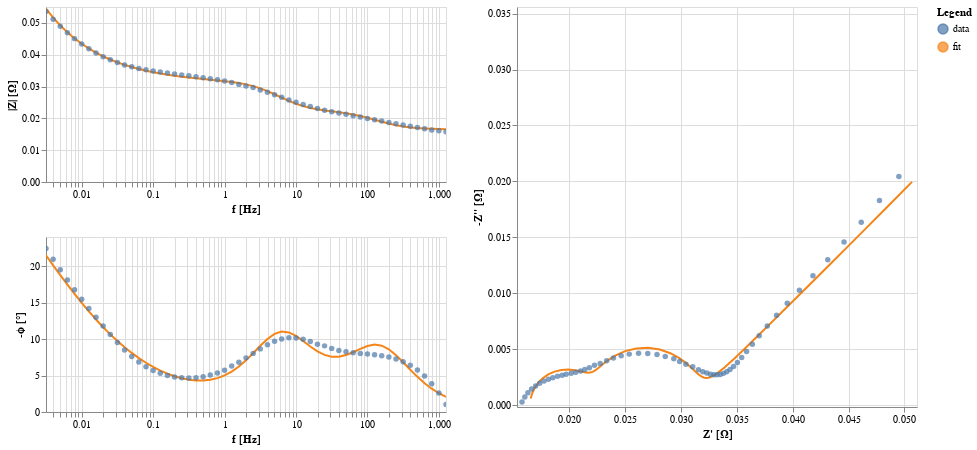

Here is the notebook cell this chart was saved with:
### Code cell
circuit.plot(f_data=frequencies, Z_data=Z)

### Figure 1 — Vega-Lite specification as saved in the notebook (floating-point values rounded to 4 significant figures)
{"config": {"view": {"continuousWidth": 300, "continuousHeight": 300}, "background": "#FFFFFF"}, "hconcat": [{"vconcat": [{"layer": [{"data": {"name": "data-fc6953c2607326de90e87ea864c15333"}, "mark": {"type": "line"}, "encoding": {"color": {"field": "kind", "type": "nominal"}, "x": {"axis": {"title": "f [Hz]"}, "field": "f", "scale": {"nice": false, "type": "log"}, "type": "quantitative"}, "y": {"axis": {"title": "|Z| [Ω]"}, "field": "mag", "type": "quantitative"}}, "transform": [{"calculate": "sqrt(pow(datum.z_real,2) + pow(datum.z_imag,2))", "as": "mag"}, {"calculate": "-(180/PI)*atan(datum.z_imag/datum.z_real)", "as": "neg_phase"}]}, {"data": {"name": "data-fd6f011a3bca28d19d77b78352caffcc"}, "mark": {"type": "circle"}, "encoding": {"color": {"field": "kind", "type": "nominal"}, "size": {"condition": {"param": "param_4", "value": 80, "empty": false}, "value": 30}, "x": {"axis": {"title": "f [Hz]"}, "field": "f", "scale": {"nice": false, "type": "log"}, "type": "quantitative"}, "y": {"axis": {"title": "|Z| [Ω]"}, "field": "mag", "type": "quantitative"}}, "name": "view_4", "transform": [{"calculate": "sqrt(pow(datum.z_real,2) + pow(datum.z_imag,2))", "as": "mag"}, {"calculate": "-(180/PI)*atan(datum.z_imag/datum.z_real)", "as": "neg_phase"}]}], "height": 175.0, "width": 400}, {"layer": [{"data": {"name": "data-fc6953c2607326de90e87ea864c15333"}, "mark": {"type": "line"}, "encoding": {"color": {"field": "kind", "type": "nominal"}, "x": {"axis": {"title": "f [Hz]"}, "field": "f", "scale": {"nice": false, "type": "log"}, "type": "quantitative"}, "y": {"axis": {"title": "-ϕ [°]"}, "field": "neg_phase", "type": "quantitative"}}, "transform": [{"calculate": "sqrt(pow(datum.z_real,2) + pow(datum.z_imag,2))", "as": "mag"}, {"calculate": "-(180/PI)*atan(datum.z_imag/datum.z_real)", "as": "neg_phase"}]}, {"data": {"name": "data-fd6f011a3bca28d19d77b78352caffcc"}, "mark": {"type": "circle"}, "encoding": {"color": {"field": "kind", "type": "nominal"}, "size": {"condition": {"param": "param_4", "value": 80, "empty": false}, "value": 30}, "x": {"axis": {"title": "f [Hz]"}, "field": "f", "scale": {"nice": false, "type": "log"}, "type": "quantitative"}, "y": {"axis": {"title": "-ϕ [°]"}, "field": "neg_phase", "type": "quantitative"}}, "name": "view_5", "transform": [{"calculate": "sqrt(pow(datum.z_real,2) + pow(datum.z_imag,2))", "as": "mag"}, {"calculate": "-(180/PI)*atan(datum.z_imag/datum.z_real)", "as": "neg_phase"}]}], "height": 175.0, "width": 400}]}, {"layer": [{"data": {"name": "data-fc6953c2607326de90e87ea864c15333"}, "mark": {"type": "line"}, "encoding": {"color": {"field": "kind", "type": "nominal"}, "x": {"axis": {"title": "Z' [Ω]"}, "field": "z_real", "scale": {"domain": [0.01581, 0.05067], "nice": false, "padding": 5}, "type": "quantitative"}, "y": {"axis": {"title": "-Z'' [Ω]"}, "field": "neg_z_imag", "scale": {"domain": [0.0002828, 0.03515], "nice": false, "padding": 5}, "type": "quantitative"}}, "transform": [{"calculate": "-datum.z_imag", "as": "neg_z_imag"}]}, {"data": {"name": "data-fd6f011a3bca28d19d77b78352caffcc"}, "mark": {"type": "circle"}, "encoding": {"color": {"field": "kind", "legend": {"title": "Legend"}, "type": "nominal"}, "size": {"condition": {"param": "param_4", "value": 80, "empty": false}, "value": 30}, "x": {"axis": {"title": "Z' [Ω]"}, "field": "z_real", "scale": {"domain": [0.01581, 0.05067], "nice": false, "padding": 5}, "type": "quantitative"}, "y": {"axis": {"title": "-Z'' [Ω]"}, "field": "neg_z_imag", "scale": {"domain": [0.0002828, 0.03515], "nice": false, "padding": 5}, "type": "quantitative"}}, "name": "view_6", "transform": [{"calculate": "-datum.z_imag", "as": "neg_z_imag"}]}], "height": 400, "width": 400}], "params": [{"name": "param_4", "select": {"type": "point", "fields": ["f"], "nearest": true, "on": "mouseover"}, "views": ["view_4", "view_5", "view_6"]}, {"name": "param_6", "select": {"type": "interval", "encodings": ["x", "y"]}, "bind": "scales", "views": ["view_4", "view_5"]}, {"name": "param_5", "select": {"type": "interval", "encodings": ["x", "y"]}, "bind": "scales", "views": ["view_6"]}], "$schema": "https://vega.github.io/schema/vega-lite/v5.8.0.json", "datasets": {"data-fc6953c2607326de90e87ea864c15333": [{"f": 0.003162, "z_real": 0.05067, "z_imag": -0.01996, "kind": "fit", "fmt": "-"}, {"f": 0.003981, "z_real": 0.0485, "z_imag": -0.01777, "kind": "fit", "fmt": "-"}, {"f": 0.005012, "z_real": 0.04658, "z_imag": -0.01583, "kind": "fit", "fmt": "-"}, {"f": 0.00631, "z_real": 0.04486, "z_imag": -0.01411, "kind": "fit", "fmt": "-"}, {"f": 0.007943, "z_real": 0.04333, "z_imag": -0.01258, "kind": "fit", "fmt": "-"}, {"f": 0.01, "z_real": 0.04196, "z_imag": -0.01122, "kind": "fit", "fmt": "-"}, {"f": 0.01259, "z_real": 0.04074, "z_imag": -0.01, "kind": "fit", "fmt": "-"}, {"f": 0.01585, "z_real": 0.03966, "z_imag": -0.008924, "kind": "fit", "fmt": "-"}, {"f": 0.01995, "z_real": 0.03869, "z_imag": -0.007964, "kind": "fit", "fmt": "-"}, {"f": 0.02512, "z_real": 0.03783, "z_imag": -0.007111, "kind": "fit", "fmt": "-"}, {"f": 0.03162, "z_real": 0.03706, "z_imag": -0.006354, "kind": "fit", "fmt": "-"}, {"f": 0.03981, "z_real": 0.03637, "z_imag": -0.005683, "kind": "fit", "fmt": "-"}, {"f": 0.05012, "z_real": 0.03576, "z_imag": -0.005091, "kind": "fit", "fmt": "-"}, {"f": 0.0631, "z_real": 0.03522, "z_imag": -0.004569, "kind": "fit", "fmt": "-"}, {"f": 0.07943, "z_real": 0.03473, "z_imag": -0.004113, "kind": "fit", "fmt": "-"}, {"f": 0.1, "z_real": 0.0343, "z_imag": -0.003716, "kind": "fit", "fmt": "-"}, {"f": 0.1259, "z_real": 0.03391, "z_imag": -0.003375, "kind": "fit", "fmt": "-"}, {"f": 0.1585, "z_real": 0.03356, "z_imag": -0.003087, "kind": "fit", "fmt": "-"}, {"f": 0.1995, "z_real": 0.03325, "z_imag": -0.002852, "kind": "fit", "fmt": "-"}, {"f": 0.2512, "z_real": 0.03297, "z_imag": -0.002667, "kind": "fit", "fmt": "-"}, {"f": 0.3162, "z_real": 0.03271, "z_imag": -0.002534, "kind": "fit", "fmt": "-"}, {"f": 0.3981, "z_real": 0.03248, "z_imag": -0.002455, "kind": "fit", "fmt": "-"}, {"f": 0.5012, "z_real": 0.03226, "z_imag": -0.002434, "kind": "fit", "fmt": "-"}, {"f": 0.631, "z_real": 0.03204, "z_imag": -0.002476, "kind": "fit", "fmt": "-"}, {"f": 0.7943, "z_real": 0.03181, "z_imag": -0.002586, "kind": "fit", "fmt": "-"}, {"f": 1.0, "z_real": 0.03157, "z_imag": -0.002771, "kind": "fit", "fmt": "-"}, {"f": 1.259, "z_real": 0.03128, "z_imag": -0.003035, "kind": "fit", "fmt": "-"}, {"f": 1.585, "z_real": 0.03092, "z_imag": -0.003377, "kind": "fit", "fmt": "-"}, {"f": 1.995, "z_real": 0.03045, "z_imag": -0.003784, "kind": "fit", "fmt": "-"}, {"f": 2.512, "z_real": 0.02984, "z_imag": -0.004225, "kind": "fit", "fmt": "-"}, {"f": 3.162, "z_real": 0.02907, "z_imag": -0.004644, "kind": "fit", "fmt": "-"}, {"f": 3.981, "z_real": 0.02814, "z_imag": -0.004968, "kind": "fit", "fmt": "-"}, {"f": 5.012, "z_real": 0.02709, "z_imag": -0.005124, "kind": "fit", "fmt": "-"}, {"f": 6.31, "z_real": 0.02602, "z_imag": -0.005072, "kind": "fit", "fmt": "-"}, {"f": 7.943, "z_real": 0.02503, "z_imag": -0.004828, "kind": "fit", "fmt": "-"}, {"f": 10.0, "z_real": 0.02419, "z_imag": -0.004455, "kind": "fit", "fmt": "-"}, {"f": 12.59, "z_real": 0.02352, "z_imag": -0.004033, "kind": "fit", "fmt": "-"}, {"f": 15.85, "z_real": 0.023, "z_imag": -0.003633, "kind": "fit", "fmt": "-"}, {"f": 19.95, "z_real": 0.02261, "z_imag": -0.003303, "kind": "fit", "fmt": "-"}, {"f": 25.12, "z_real": 0.02229, "z_imag": -0.003067, "kind": "fit", "fmt": "-"}, {"f": 31.62, "z_real": 0.02201, "z_imag": -0.002933, "kind": "fit", "fmt": "-"}, {"f": 39.81, "z_real": 0.02173, "z_imag": -0.002894, "kind": "fit", "fmt": "-"}, {"f": 50.12, "z_real": 0.0214, "z_imag": -0.002935, "kind": "fit", "fmt": "-"}, {"f": 63.1, "z_real": 0.02101, "z_imag": -0.003027, "kind": "fit", "fmt": "-"}, {"f": 79.43, "z_real": 0.02052, "z_imag": -0.003126, "kind": "fit", "fmt": "-"}, {"f": 100.0, "z_real": 0.01996, "z_imag": -0.003181, "kind": "fit", "fmt": "-"}, {"f": 125.9, "z_real": 0.01934, "z_imag": -0.003147, "kind": "fit", "fmt": "-"}, {"f": 158.5, "z_real": 0.01872, "z_imag": -0.002998, "kind": "fit", "fmt": "-"}, {"f": 199.5, "z_real": 0.01815, "z_imag": -0.002745, "kind": "fit", "fmt": "-"}, {"f": 251.2, "z_real": 0.01769, "z_imag": -0.002422, "kind": "fit", "fmt": "-"}, {"f": 316.2, "z_real": 0.01733, "z_imag": -0.002073, "kind": "fit", "fmt": "-"}, {"f": 398.1, "z_real": 0.01707, "z_imag": -0.001732, "kind": "fit", "fmt": "-"}, {"f": 501.2, "z_real": 0.01688, "z_imag": -0.001424, "kind": "fit", "fmt": "-"}, {"f": 631.0, "z_real": 0.01676, "z_imag": -0.001156, "kind": "fit", "fmt": "-"}, {"f": 794.3, "z_real": 0.01668, "z_imag": -0.0009319, "kind": "fit", "fmt": "-"}, {"f": 1000.0, "z_real": 0.01663, "z_imag": -0.0007471, "kind": "fit", "fmt": "-"}, {"f": 1259.0, "z_real": 0.0166, "z_imag": -0.000597, "kind": "fit", "fmt": "-"}], "data-fd6f011a3bca28d19d77b78352caffcc": [{"f": 0.003162, "z_real": 0.0495, "z_imag": -0.02044, "kind": "data", "fmt": "o"}, {"f": 0.003981, "z_real": 0.04777, "z_imag": -0.01829, "kind": "data", "fmt": "o"}, {"f": 0.005012, "z_real": 0.04614, "z_imag": -0.01634, "kind": "data", "fmt": "o"}, {"f": 0.00631, "z_real": 0.0446, "z_imag": -0.01459, "kind": "data", "fmt": "o"}, {"f": 0.007943, "z_real": 0.04314, "z_imag": -0.013, "kind": "data", "fmt": "o"}, {"f": 0.01, "z_real": 0.04182, "z_imag": -0.01157, "kind": "data", "fmt": "o"}, {"f": 0.01259, "z_real": 0.04061, "z_imag": -0.01028, "kind": "data", "fmt": "o"}, {"f": 0.01585, "z_real": 0.03952, "z_imag": -0.009113, "kind": "data", "fmt": "o"}, {"f": 0.01995, "z_real": 0.03857, "z_imag": -0.008045, "kind": "data", "fmt": "o"}, {"f": 0.02512, "z_real": 0.03773, "z_imag": -0.007076, "kind": "data", "fmt": "o"}, {"f": 0.03162, "z_real": 0.03701, "z_imag": -0.00621, "kind": "data", "fmt": "o"}, {"f": 0.03981, "z_real": 0.0364, "z_imag": -0.005451, "kind": "data", "fmt": "o"}, {"f": 0.05012, "z_real": 0.03588, "z_imag": -0.004805, "kind": "data", "fmt": "o"}, {"f": 0.0631, "z_real": 0.03545, "z_imag": -0.004263, "kind": "data", "fmt": "o"}, {"f": 0.07943, "z_real": 0.03507, "z_imag": -0.003817, "kind": "data", "fmt": "o"}, {"f": 0.1, "z_real": 0.03472, "z_imag": -0.003465, "kind": "data", "fmt": "o"}, {"f": 0.1259, "z_real": 0.0344, "z_imag": -0.003194, "kind": "data", "fmt": "o"}, {"f": 0.1585, "z_real": 0.03411, "z_imag": -0.002984, "kind": "data", "fmt": "o"}, {"f": 0.1995, "z_real": 0.03382, "z_imag": -0.002842, "kind": "data", "fmt": "o"}, {"f": 0.2512, "z_real": 0.03354, "z_imag": -0.002751, "kind": "data", "fmt": "o"}, {"f": 0.3162, "z_real": 0.03325, "z_imag": -0.002709, "kind": "data", "fmt": "o"}, {"f": 0.3981, "z_real": 0.03296, "z_imag": -0.002716, "kind": "data", "fmt": "o"}, {"f": 0.5012, "z_real": 0.03266, "z_imag": -0.002769, "kind": "data", "fmt": "o"}, {"f": 0.631, "z_real": 0.03233, "z_imag": -0.002869, "kind": "data", "fmt": "o"}, {"f": 0.7943, "z_real": 0.03197, "z_imag": -0.002995, "kind": "data", "fmt": "o"}, {"f": 1.0, "z_real": 0.03158, "z_imag": -0.003163, "kind": "data", "fmt": "o"}, {"f": 1.259, "z_real": 0.03107, "z_imag": -0.003435, "kind": "data", "fmt": "o"}, {"f": 1.585, "z_real": 0.03046, "z_imag": -0.003653, "kind": "data", "fmt": "o"}, {"f": 1.995, "z_real": 0.0299, "z_imag": -0.003896, "kind": "data", "fmt": "o"}, {"f": 2.512, "z_real": 0.02938, "z_imag": -0.00415, "kind": "data", "fmt": "o"}, {"f": 3.162, "z_real": 0.02861, "z_imag": -0.004356, "kind": "data", "fmt": "o"}, {"f": 3.981, "z_real": 0.02788, "z_imag": -0.004529, "kind": "data", "fmt": "o"}, {"f": 5.012, "z_real": 0.02705, "z_imag": -0.004624, "kind": "data", "fmt": "o"}, {"f": 6.31, "z_real": 0.02623, "z_imag": -0.004635, "kind": "data", "fmt": "o"}, {"f": 7.943, "z_real": 0.0254, "z_imag": -0.004563, "kind": "data", "fmt": "o"}, {"f": 10.0, "z_real": 0.02467, "z_imag": -0.004418, "kind": "data", "fmt": "o"}, {"f": 12.59, "z_real": 0.02398, "z_imag": -0.004214, "kind": "data", "fmt": "o"}, {"f": 15.85, "z_real": 0.02338, "z_imag": -0.003976, "kind": "data", "fmt": "o"}, {"f": 19.95, "z_real": 0.0228, "z_imag": -0.003729, "kind": "data", "fmt": "o"}, {"f": 25.12, "z_real": 0.02229, "z_imag": -0.003558, "kind": "data", "fmt": "o"}, {"f": 31.62, "z_real": 0.02183, "z_imag": -0.003351, "kind": "data", "fmt": "o"}, {"f": 39.81, "z_real": 0.02142, "z_imag": -0.003183, "kind": "data", "fmt": "o"}, {"f": 50.12, "z_real": 0.02104, "z_imag": -0.003051, "kind": "data", "fmt": "o"}, {"f": 63.1, "z_real": 0.02061, "z_imag": -0.002939, "kind": "data", "fmt": "o"}, {"f": 79.43, "z_real": 0.02021, "z_imag": -0.002848, "kind": "data", "fmt": "o"}, {"f": 100.0, "z_real": 0.01976, "z_imag": -0.002758, "kind": "data", "fmt": "o"}, {"f": 125.9, "z_real": 0.0194, "z_imag": -0.002677, "kind": "data", "fmt": "o"}, {"f": 158.5, "z_real": 0.01898, "z_imag": -0.002576, "kind": "data", "fmt": "o"}, {"f": 199.5, "z_real": 0.01856, "z_imag": -0.002456, "kind": "data", "fmt": "o"}, {"f": 251.2, "z_real": 0.01817, "z_imag": -0.002316, "kind": "data", "fmt": "o"}, {"f": 316.2, "z_real": 0.01778, "z_imag": -0.002149, "kind": "data", "fmt": "o"}, {"f": 398.1, "z_real": 0.01738, "z_imag": -0.001949, "kind": "data", "fmt": "o"}, {"f": 501.2, "z_real": 0.01703, "z_imag": -0.001715, "kind": "data", "fmt": "o"}, {"f": 631.0, "z_real": 0.01666, "z_imag": -0.001436, "kind": "data", "fmt": "o"}, {"f": 794.3, "z_real": 0.01634, "z_imag": -0.001109, "kind": "data", "fmt": "o"}, {"f": 1000.0, "z_real": 0.01606, "z_imag": -0.0007287, "kind": "data", "fmt": "o"}, {"f": 1259.0, "z_real": 0.01581, "z_imag": -0.0002828, "kind": "data", "fmt": "o"}]}}
